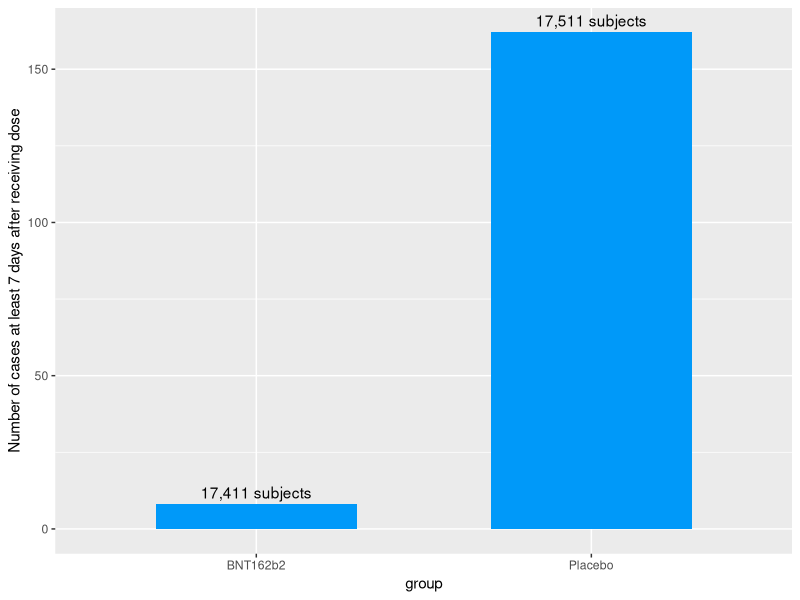
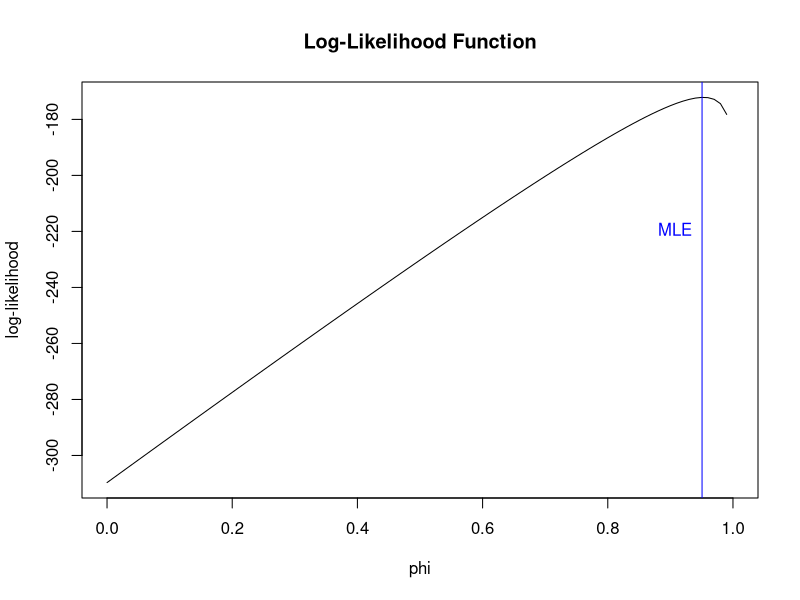
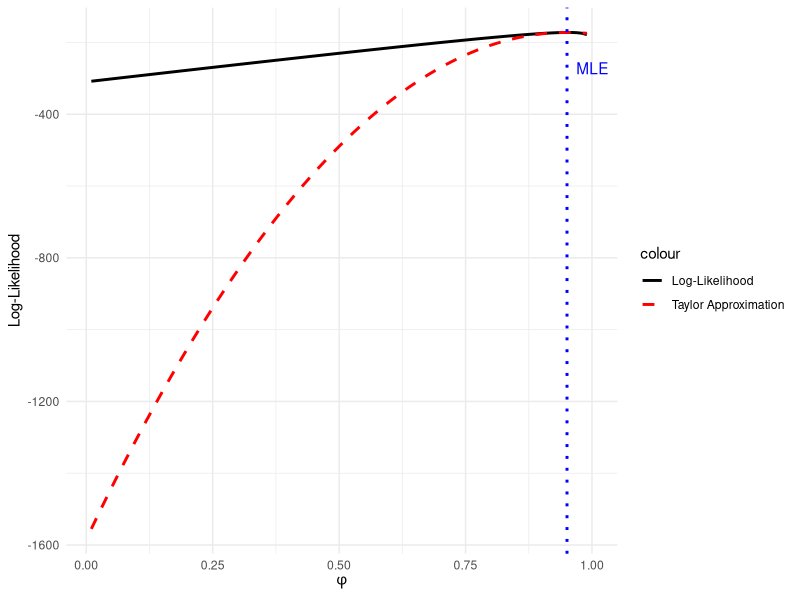
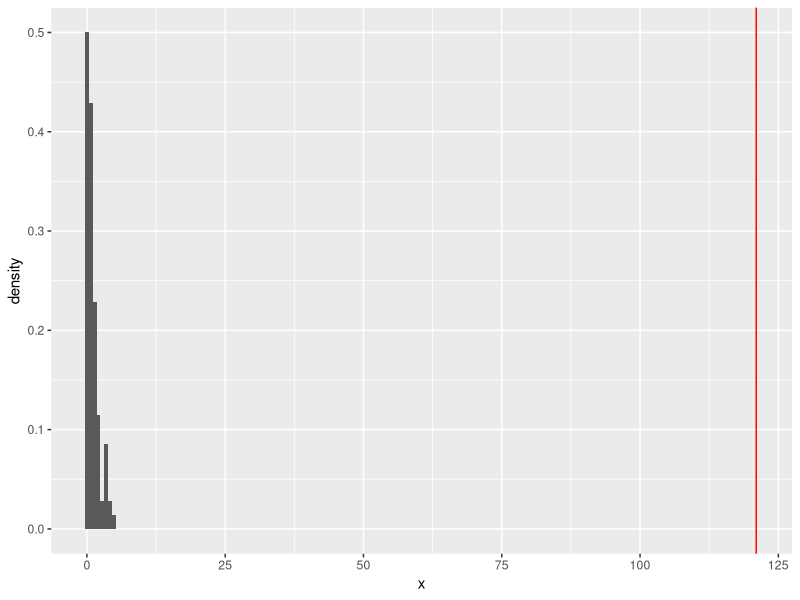
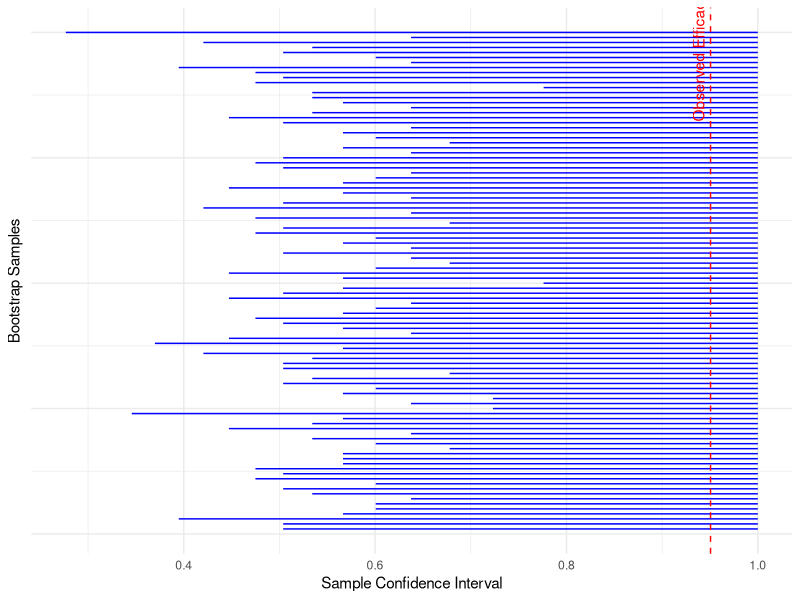
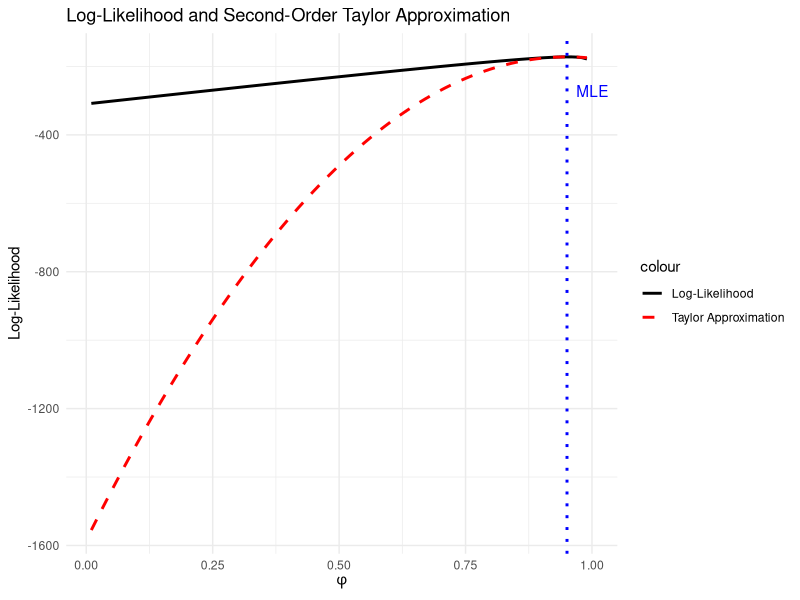
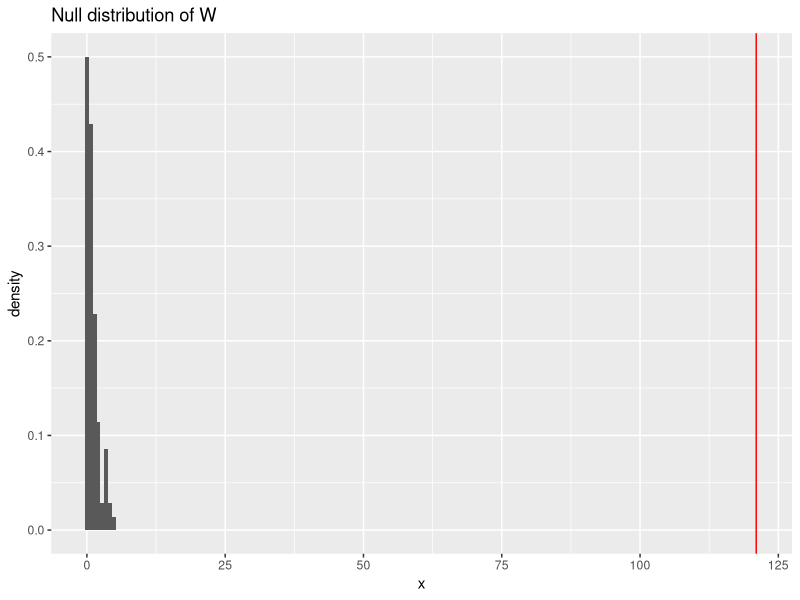
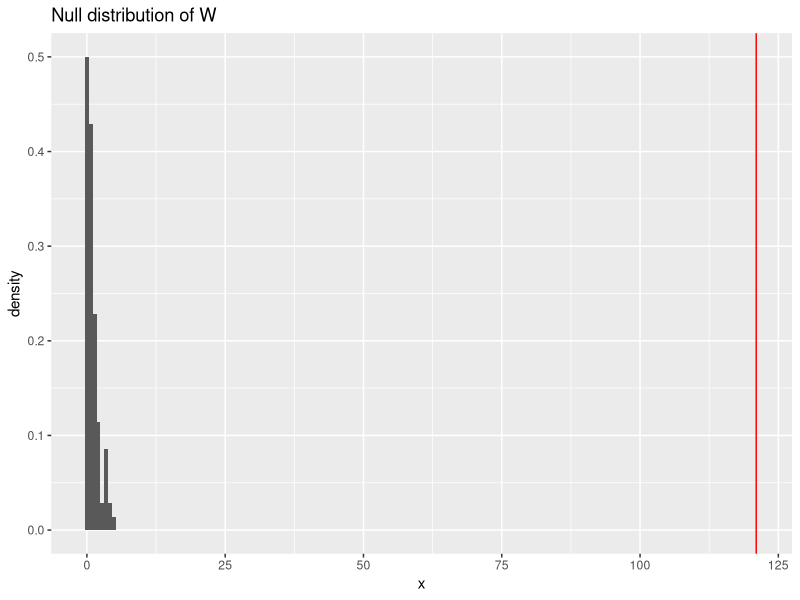

Reproduce these figures in R, in order.
## ---- chunk 1
knitr::opts_chunk$set(echo = TRUE)
library(ggplot2)
library(tidyverse)
## ---- chunk 2
data = data.frame(
  group = c("BNT162b2", "Placebo"),
  num_cases = c(8, 162),
  count = c("17,411 subjects", "17,511 subjects")
)

ggplot(data, aes(x = group, y = num_cases)) + 
    geom_col(fill = "#0099f9", width = 0.6) +  labs(y= "Number of cases at least 7 days after receiving dose"
  ) + geom_text(aes(label = count), vjust=-0.5)
## ---- chunk 3
# Define the log-likelihood function
loglik.binom <- function(phi, x, n) {
  ifelse((phi < 0 | phi > 1), NA, log(choose(n, x)) + x * log(1 - phi) - n * (2 - phi))
}

# Example data
n <- 170
x <- 8

theta_0_mle_estimate <- (n-2*x)/(n-x)

phi_values <- seq(0, 1, by = 0.01)
log_likelihood_values <- sapply(phi_values, function(phi) loglik.binom(phi, x, n))

# plot of log likelihood function for phi
plot(phi_values, log_likelihood_values, type = "l",
     xlab = "phi", ylab = "log-likelihood", main = "Log-Likelihood Function")
abline(v = theta_0_mle_estimate, col = "blue")
text(x = theta_0_mle_estimate, y = max(-340:-220), labels = "MLE", pos = 2, col = "blue")

## ---- chunk 4
# Define the second-order Taylor approximation function
taylor_approx <- function(phi, x, n, phi_hat) {
  loglik_prime <- n / (2 - phi_hat) - x / (1 - phi_hat)
  loglik_double_prime <- n / (2 - phi_hat)^2 - x / (1 - phi_hat)^2 
  return(loglik.binom(phi_hat, x, n) + loglik_prime * (phi - phi_hat) 
         + 0.5 * loglik_double_prime * (phi - phi_hat)^2)
}

phi_values <- seq(0.01, 0.99, by = 0.01)
# Compute the log-likelihood values and the second-order Taylor approximation
loglik_values <- loglik.binom(phi_values, 8, 170)
taylor_values <- taylor_approx(phi_values, 8, 170, theta_0_mle_estimate)

# Create a dataframe for plotting
df <- data.frame(phi = phi_values, loglik = loglik_values, taylor = taylor_values)

# Plot
ggplot(df, aes(phi)) +
  geom_line(aes(y = loglik, color = "Log-Likelihood"), size = 1) +
  geom_line(aes(y = taylor, color = "Taylor Approximation"), 
            linetype = "dashed", size = 1) +
  geom_vline(xintercept = theta_0_mle_estimate, color = "blue", 
             linetype = "dotted", size = 1) +
  labs(x = expression(phi),
       y = "Log-Likelihood") +
  scale_color_manual(values = c("black", "red"),
                     labels = c("Log-Likelihood", "Taylor Approximation")) +
  theme_minimal() +
  annotate("text", x = theta_0_mle_estimate + 0.05, 
           y = max(df$loglik, na.rm = TRUE) - 100, 
           label = "MLE", color = "blue")
## ---- chunk 5
# Define parameters
set.seed(123)
B <- 100
obs_w = 121
psi_null = 0.3
n = 170
x = 8
null_wstar = numeric(B)

### probability of COVID with vaccine
cases_vaccine = (1-psi_null)/(2-psi_null)

### probability of COVID with no vaccine 
cases_placebo = 1-cases_vaccine

for(i in 1:B) {
  sample_boot <- sample(c(1, 0), size = n, replace = TRUE, prob = c(cases_vaccine, cases_placebo))
  xstar <- sum(sample_boot == 1)
  mle <- (n - 2 * xstar) / (n - xstar)
  loglik_mle <- log(choose(n, xstar)) + xstar*log(1 - mle) - n*log(2 - mle)
  loglik_null <- log(choose(n, xstar)) + xstar*log(1 - psi_null) - n*log(2 - psi_null)
  null_wstar[i] <- 2 * (loglik_mle - loglik_null)
}

# Visualize the null distribution of wstar
ggplot(data = data.frame(x = null_wstar),
       mapping = aes(x = x)) +
  geom_histogram(mapping = aes(y = after_stat(density)),
                 binwidth = 0.7) +
  geom_vline(xintercept = obs_w, color = "red")
## ---- chunk 6
# Define parameters
B <- 100
n <- 170
prob1 <- 8 / 170
prob2 <- 162 / 170
z <- qnorm(0.975)

# Initialize vectors to store bootstrap values and confidence intervals
boot_values <- numeric(B)
se_boot <- numeric(B)
lower_mom_boot <- numeric(B)
upper_mom_boot <- numeric(B)

# Perform bootstrap sampling
set.seed(123)  # For reproducibility
for (i in 1:B) {
  sample_boot <- sample(c(1, 0), size = n, replace = TRUE, prob = c(prob1, prob2))
  x <- length(which(sample_boot == 1))
  boot_values[i] <- (n - 2*x) / (n - x)
  se_boot[i] <- sd(sample_boot)  # Standard error for each bootstrap sample
  lower_mom_boot[i] <- boot_values[i] - z * se_boot[i]
  upper_mom_boot[i] <- pmin(boot_values[i] + z * se_boot[i],1)
}

# Create a dataframe for plotting
sample_summary <- data.frame(
  sample = 1:B,
  lower = lower_mom_boot,
  upper = upper_mom_boot,
  estimate = boot_values
)

# Calculate overall standard error for the estimator
se <- sd(boot_values)

# Calculate overall confidence interval for the estimator
psi_mom <- 154 / 162
lower_mom <- psi_mom - z * se
upper_mom <- psi_mom + z * se

# Plot the confidence intervals for the bootstrap samples
ggplot(data = sample_summary) +
  geom_segment(mapping = aes(x = lower, xend = upper, y = sample, yend = sample), color = "blue") +
  labs(x = "Sample Confidence Interval", y = "Bootstrap Samples") +
  theme_minimal() +
  theme(axis.text.y = element_blank(), axis.ticks.y = element_blank()) +
  geom_vline(xintercept = psi_mom, color = "red", linetype = "dashed") +
  annotate("text", x = psi_mom, y = B * 0.95, label = "Observed Efficacy", color = "red", angle = 90, vjust = -0.5)
## ---- chunk 7
# Define the second-order Taylor approximation function
taylor_approx <- function(phi, x, n, phi_hat) {
  loglik_prime <- n / (2 - phi_hat) - x / (1 - phi_hat)
  loglik_double_prime <- n / (2 - phi_hat)^2 - x / (1 - phi_hat)^2 
  return(loglik.binom(phi_hat, x, n) + loglik_prime * (phi - phi_hat) 
         + 0.5 * loglik_double_prime * (phi - phi_hat)^2)
}

phi_values <- seq(0.01, 0.99, by = 0.01)
# Compute the log-likelihood values and the second-order Taylor approximation
loglik_values <- loglik.binom(phi_values, 8, 170)
taylor_values <- taylor_approx(phi_values, 8, 170, theta_0_mle_estimate)

# Create a dataframe for plotting
df <- data.frame(phi = phi_values, loglik = loglik_values, taylor = taylor_values)

# Plot
ggplot(df, aes(phi)) +
  geom_line(aes(y = loglik, color = "Log-Likelihood"), size = 1) +
  geom_line(aes(y = taylor, color = "Taylor Approximation"), 
            linetype = "dashed", size = 1) +
  geom_vline(xintercept = theta_0_mle_estimate, color = "blue", 
             linetype = "dotted", size = 1) +
  labs(title = "Log-Likelihood and Second-Order Taylor Approximation",
       x = expression(phi),
       y = "Log-Likelihood") +
  scale_color_manual(values = c("black", "red"),
                     labels = c("Log-Likelihood", "Taylor Approximation")) +
  theme_minimal() +
  annotate("text", x = theta_0_mle_estimate + 0.05, 
           y = max(df$loglik, na.rm = TRUE) - 100, 
           label = "MLE", color = "blue")
## ---- chunk 8
# Define parameters
set.seed(123)
B <- 100
obs_w = 121
psi_null = 0.3
n = 170
x = 8
null_wstar = numeric(B)

### probability of COVID with vaccine
cases_vaccine = (1-psi_null)/(2-psi_null)

### probability of COVID with no vaccine 
cases_placebo = 1-cases_vaccine

for(i in 1:B) {
  sample_boot <- sample(c(1, 0), size = n, replace = TRUE, prob = c(cases_vaccine, cases_placebo))
  xstar <- sum(sample_boot == 1)
  mle <- (n - 2 * xstar) / (n - xstar)
  loglik_mle <- log(choose(n, xstar)) + xstar*log(1 - mle) - n*log(2 - mle)
  loglik_null <- log(choose(n, xstar)) + xstar*log(1 - psi_null) - n*log(2 - psi_null)
  null_wstar[i] <- 2 * (loglik_mle - loglik_null)
}

# Visualize the null distribution of wstar
ggplot(data = data.frame(x = null_wstar),
       mapping = aes(x = x)) +
  geom_histogram(mapping = aes(y = after_stat(density)),
                 binwidth = 0.7) +
  geom_vline(xintercept = obs_w, color = "red") +
  labs(title = "Null distribution of W")
## ---- chunk 9
# Define parameters
n = 170
x = 8
null = 0.3

# Calculate the mle value of psi
mle <- (170 - 2*8)/(170-8)

# Calculate the standard error of psi
se <- (1-mle)*(2-mle)/sqrt(8*(2-mle)^2 - 170*(1-mle)^2)

# Calculate confidence interval
z <- qnorm(0.975)
lower_mle <- mle - z*se
upper_mle <- mle + z*se

# The log likelihood function
L_mle <- choose(n ,x)*(1-mle)^x * (1/(2-mle))^n
L_null <- choose(n ,x)*(1-null)^x * (1/(2-null))^n

# Calculate the test statistic W
w <- 2*log(L_mle/L_null)

# Calculate the p-value
pvalue = pchisq(w, df=1, lower.tail = F)
## ---- chunk 10
# Define parameters
set.seed(123)
obs_w = 121
B <- 100
psi_null = 0.3
n = 170
x = 8
null_wstar = numeric(B)

### probability of COVID with vaccine
cases_vaccine = (1-psi_null)/(2-psi_null)

### probability of COVID with no vaccine 
cases_placebo = 1-cases_vaccine

for(i in 1:B) {
  sample_boot <- sample(c(1, 0), size = n, 
                        replace = TRUE, prob = c(cases_vaccine, cases_placebo))
  xstar <- sum(sample_boot == 1)
  mle <- (n - 2 * xstar) / (n - xstar)
  loglik_mle <- log(choose(n, xstar)) + xstar*log(1 - mle) - n*log(2 - mle)
  loglik_null <- log(choose(n, xstar)) + xstar*log(1 - psi_null) - n*log(2 - psi_null)
  null_wstar[i] <- 2 * (loglik_mle - loglik_null)
}

# Visualize the null distribution of wstar
ggplot(data = data.frame(x = null_wstar),
       mapping = aes(x = x)) +
  geom_histogram(mapping = aes(y = after_stat(density)),
                 binwidth = 0.7) +
  geom_vline(xintercept = obs_w, color = "red") +
  labs(title = "Null distribution of W")

# Calculate empirical P-value by simulation
pvalue <- mean(null_wstar >= obs_w)
## ---- chunk 11
# Define parameters
B <- 100
n <- 170
prob1 <- 8 / 170
prob2 <- 162 / 170
z <- qnorm(0.975)

# Initialize vectors to store bootstrap values and confidence intervals
boot_values <- numeric(B)
se_boot <- numeric(B)
lower_mom_boot <- numeric(B)
upper_mom_boot <- numeric(B)

# Perform bootstrap sampling
set.seed(123)
for (i in 1:B) {
  sample_boot <- sample(c(1, 0), size = n, 
                        replace = TRUE, prob = c(prob1, prob2))
  x <- length(which(sample_boot == 1))
  boot_values[i] <- (n - 2*x) / (n - x)
  se_boot[i] <- sd(sample_boot)  # Standard error for each bootstrap sample
  lower_mom_boot[i] <- boot_values[i] - z * se_boot[i]
  upper_mom_boot[i] <- pmin(boot_values[i] + z * se_boot[i],1)
}

# Calculate overall standard error for the estimator
se <- sd(boot_values)

# Calculate overall confidence interval for the estimator
psi_mom <- 154 / 162
lower_mom <- psi_mom - z * se
upper_mom <- psi_mom + z * se
## ---- chunk 12
# Create a dataframe for plotting
sample_summary <- data.frame(
  sample = 1:B,
  lower = lower_mom_boot,
  upper = upper_mom_boot,
  estimate = boot_values
)

# Plot the confidence intervals for the bootstrap samples
ggplot(data = sample_summary) +
  geom_segment(mapping = aes(x = lower, xend = upper, y = sample, yend = sample), 
               color = "blue") +
  labs(x = "Sample Confidence Interval", y = "Bootstrap Samples",
       title = "90% Confidence Interval for 100 Bootstrap Samples") +
  theme_minimal() +
  theme(axis.text.y = element_blank(), axis.ticks.y = element_blank()) +
  geom_vline(xintercept = psi_mom, color = "red", linetype = "dashed") +
  annotate("text", x = psi_mom, y = B * 0.95, label = "Observed Efficacy", 
           color = "red", angle = 90, vjust = -0.5)
## ---- chunk 13
# Calculate empirical p-value
set.seed(123)
B <- 100
psi_null = 0.3
n = 170
x = 8
### probability of COVID with vaccine
cases_vaccine = (1-psi_null)/(2-psi_null)
### probability of COVID with no vaccine 
cases_placebo = 1-cases_vaccine

for(i in 1:B) {
  sample_boot = sample(c(1, 0), size = n, replace = TRUE, 
                       prob = c(cases_vaccine, cases_placebo)) 
  x = length(which(sample_boot == 1))
  boot_values[i] = (n - 2 * x) / (n - x)
}

empirical_p_value <- mean(boot_values >= psi_mom)
